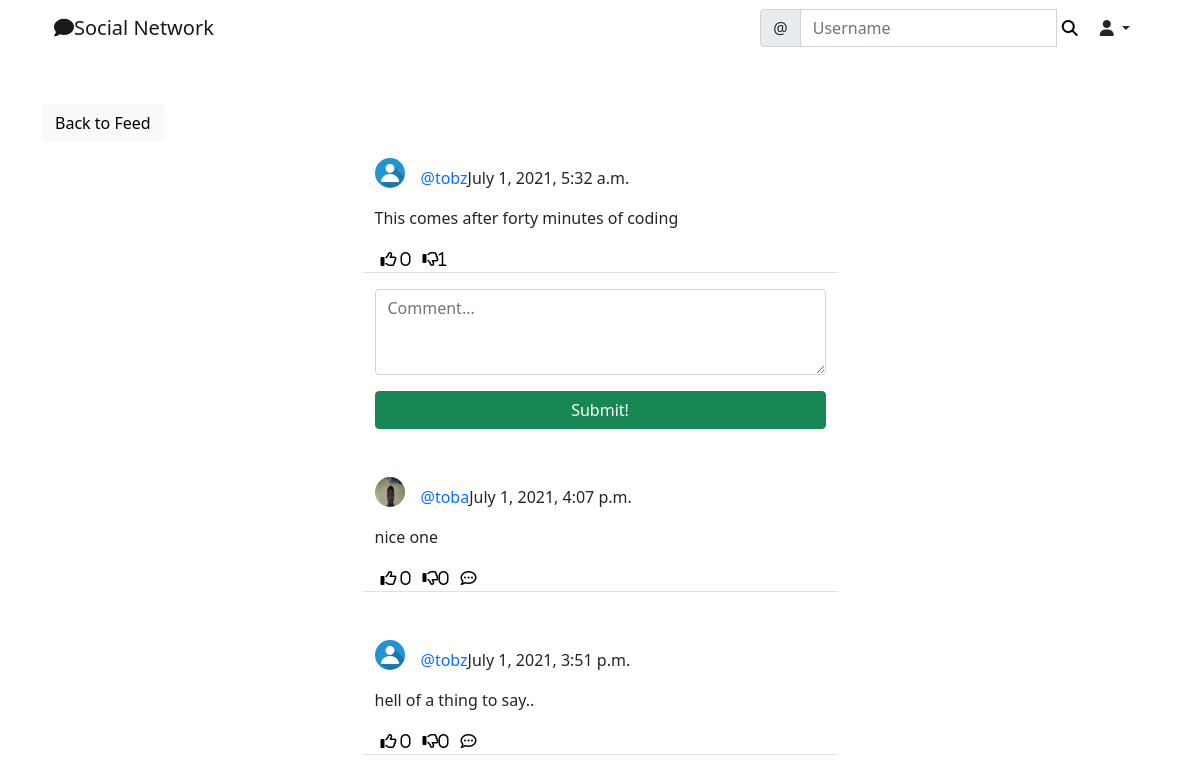
/social/post/5/ (signed in), run on the app's committed database.
### social/models.py (models this page shows)
class Post(models.Model):
    body = models.TextField()
    created_on = models.DateTimeField(default=timezone.now)
    author = models.ForeignKey(User, on_delete=models.CASCADE)
    likes = models.ManyToManyField(User, blank=True, related_name='likes')
    dislikes = models.ManyToManyField(User, blank=True, related_name='dislikes')

class UserProfile(models.Model):
    user = models.OneToOneField(User, primary_key=True, verbose_name='user', related_name='profile', on_delete=models.CASCADE)
    name = models.CharField(max_length=30, blank=True, null=True)
    bio = models.TextField(max_length=500, blank=True, null=True)
    birth_date = models.DateField(blank=True, null=True)
    location = models.CharField(max_length=100, blank=True, null=True)
    picture = models.ImageField(upload_to='uploads/profile_pictures', default='uploads/profile_pictures/default.png', blank= True)
    followers = models.ManyToManyField(User, blank=True, related_name='followers')

class Comment(models.Model):
    comment = models.TextField()
    created_on = models.DateTimeField(default=timezone.now)
    author = models.ForeignKey(User, on_delete=models.CASCADE)
    post = models.ForeignKey('Post', on_delete=models.CASCADE)
    likes = models.ManyToManyField(User, blank=True, related_name='comment_likes')
    dislikes = models.ManyToManyField(User, blank=True, related_name='comment_dislikes')
    parent = models.ForeignKey('self', on_delete=models.CASCADE, blank=True, null=True, related_name='+')
    @property
    def children(self):
        return Comment.objects.filter(parent=self).order_by('-created_on').all()
    @property
    def is_parent(self):
        if self.parent is None:
            return True
        return False

### social/views.py (the view, shortened to what this page needs)
# urls.py: path('post/<int:pk>/', PostDetailView.as_view(), name='post-detail'),
class PostDetailView(LoginRequiredMixin, View):
    def get(self, request, pk, *args, **kwargs):
        post = Post.objects.get(pk=pk)
        form = CommentForm()
        comments = Comment.objects.filter(post= post).order_by('-created_on')
        context= {
            'post': post,
            'form': form,
            'comments': comments,
        }
        return render(request, 'social/post_detail.html', context)

### social/forms.py
class CommentForm(forms.ModelForm):
    comment = forms.CharField(
        label= '',
        widget= forms.Textarea(attrs={
            'rows': 3,
            'placeholder': 'Comment...'
        })
    )
    class Meta:
        model = Comment
        fields = ['comment']

### social/templates/social/post_detail.html (shortened to what this page needs)
{% extends 'landing/base.html' %}
{% load crispy_forms_tags %}
{% load static %}
{% block content %}
<div class="container">
    <div class="row mt-5">
        <div class="col-md-5 col-sm-6">
           <a href="{% url 'post-list' %}" class="btn btn-light">Back to Feed</a>
        </div>
    </div>
    <div class="row justify-content-center mt-3">
        <div class="col-md-5 col-sm-12 border-bottom">
                <div>
                    <a href="{% url 'profile' post.author.profile.pk %}">
                        <img class="rounded-circle post-img" height="30" width="30"
                        src="{{ post.author.profile.picture.url }}" alt="profile picture">
                    </a>
                    <p class="post-text">
                        <a href="{% url 'profile' post.author.profile.pk %}"
                        class="text-primary post-link">@{{ post.author }}</a>{{ post.created_on }}
                    </p>
                </div>
            <p>{{ post.body }}</p>
            <div class="d-flex flex-row">
                <form method="POST" action="{% url 'like' post.pk %}">
                    <button class="remove-default-btn" type="submit">
                        <i class="far fa-thumbs-up"> <span> {{ post.likes.all.count }}</span></i>
                    </button>
                </form>
                <form method="POST" action="{% url 'dislike' post.pk %}">
                    <button class="remove-default-btn" type="submit">
                        <i class="far fa-thumbs-down">{{ post.dislikes.all.count }}</i>
                    </button>
                </form>
            </div>
        </div>
    </div>
    <div class="row justify-content-center mt-3 mb-5">
        <div class="col-md-5 col-sm-12">
           <form action="" method="POST">
               {{ form | crispy }}
               <div class="d-grid gap-2">
                   <button class="btn btn-success mt-3">Submit!</button>
               </div>
           </form>
        </div>
    </div>
    {% for comment in comments %}
    {% if comment.is_parent %}
    <div class="row justify-content-center mt-3 mb-5">
        <div class="col-md-5 col-sm-12 border-bottom">
                <div>
                    <a href="{% url 'profile' comment.author.profile.pk %}">
                        <img class="rounded-circle post-img" height="30" width="30"
                        src="{{ comment.author.profile.picture.url }}" alt="profile picture">
                    </a>
                    <p class="post-text">
                        <a href="{% url 'profile' comment.author.profile.pk %}"
                        class="text-primary post-link">@{{ comment.author }}</a>{{ comment.created_on }}
                    </p>
                </div>
                <p>{{ comment.comment }}</p>
            <div class="d-flex flex-row">
                <form method="POST" action="{% url 'comment-like' post.pk comment.pk %}">
                    <button class="remove-default-btn" type="submit">
                        <i class="far fa-thumbs-up"> <span> {{ comment.likes.all.count }}</span></i>
                    </button>
                </form>
                <form method="POST" action="{% url 'comment-dislike' post.pk comment.pk %}">
                    <button class="remove-default-btn" type="submit">
                        <i class="far fa-thumbs-down">{{ comment.dislikes.all.count }}</i>
                    </button>
                </form>
                <div>
                    <button class="remove-default-btn"><i class="far fa-comment-dots"
                         onclick="commentReplyToggle('{{ comment.pk }}')"></i></button>
                </div>
            </div>
        </div>
    </div>
    {% endif %}
    {% endfor %}
</div>
{% endblock content %}

### static/styles.css (style rules this page uses)
.remove-default-btn { background-color: transparent; border: none; box-shadow: none; }
.post-link { text-decoration: none; }
.post-text { padding-top: 0.5rem; }
.post-img { float: left; margin-right: 1rem; }

### data on the page
Post: author.profile.picture (placeholder picture), author "tobz", created_on "July 1, 2021, 5:32 a.m.", body "This comes after forty minutes of coding", likes.all.count "0", dislikes.all.count "1"
Comment: author.profile.picture (picture), author "toba", created_on "July 1, 2021, 4:07 p.m.", comment "nice one", likes.all.count "0", dislikes.all.count "0"
Comment: author.profile.picture (placeholder picture), author "tobz", created_on "July 1, 2021, 3:51 p.m.", comment "hell of a thing to say..", likes.all.count "0", dislikes.all.count "0"
